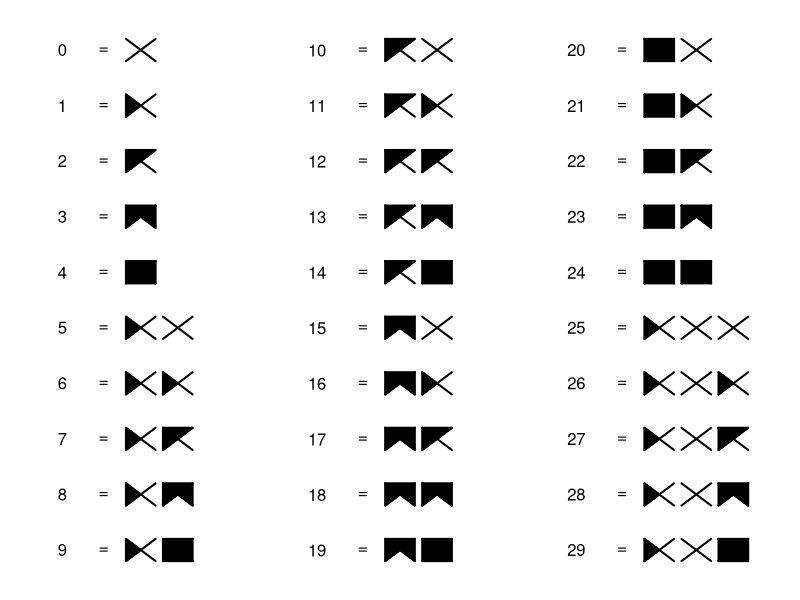
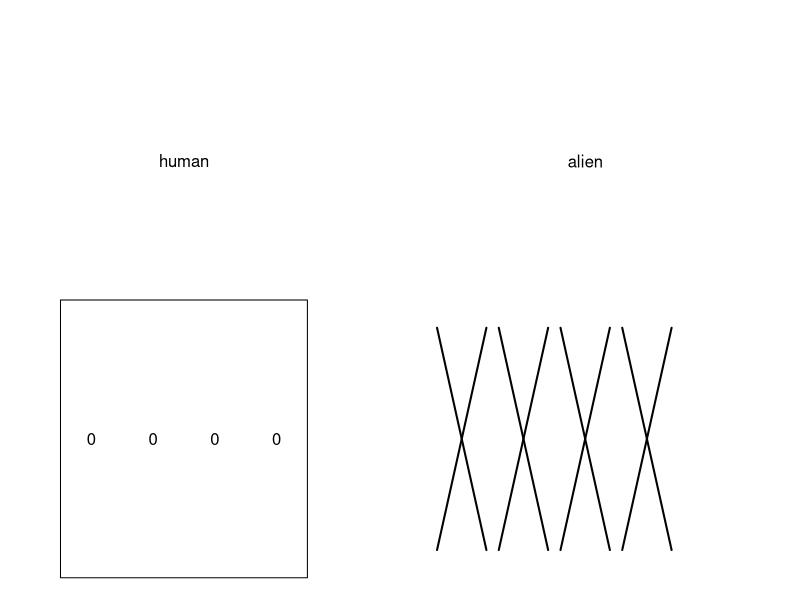
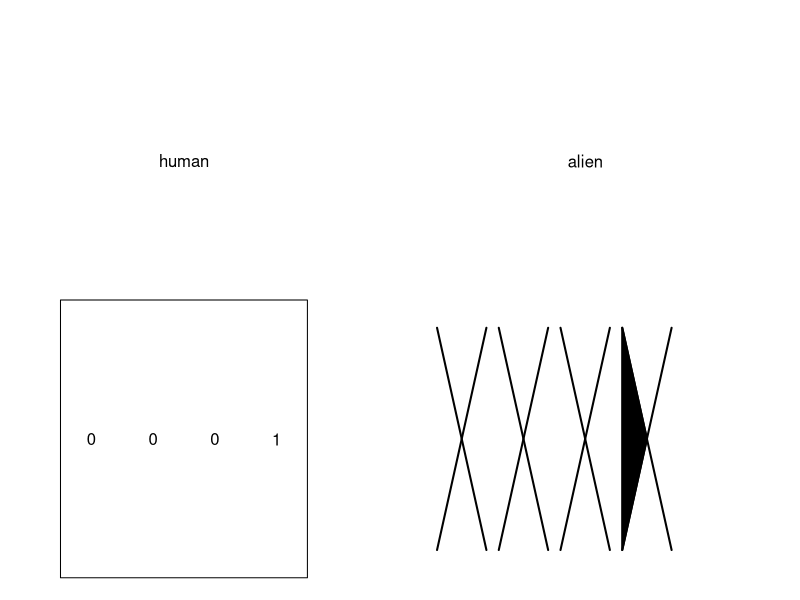
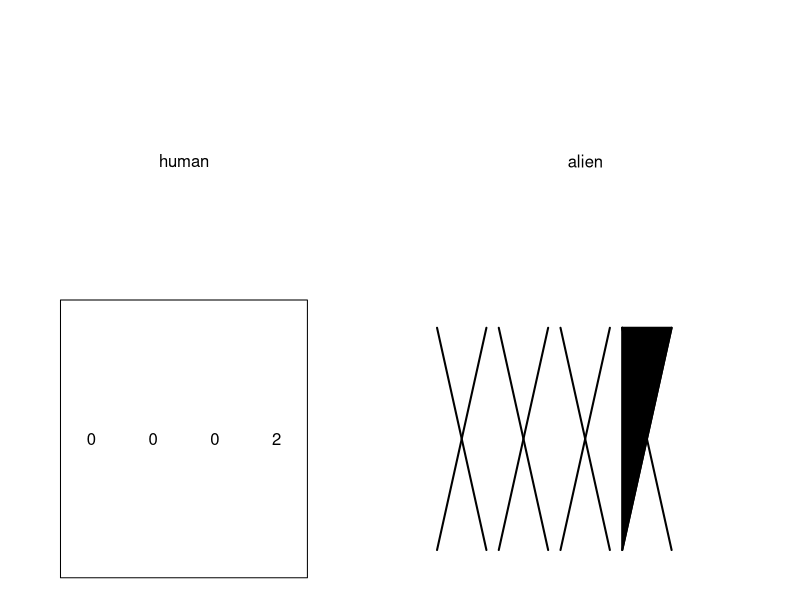
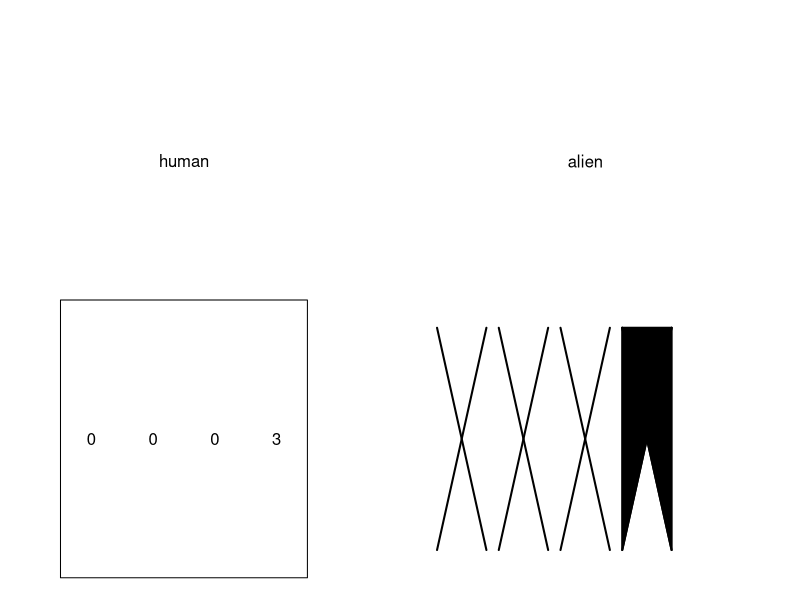
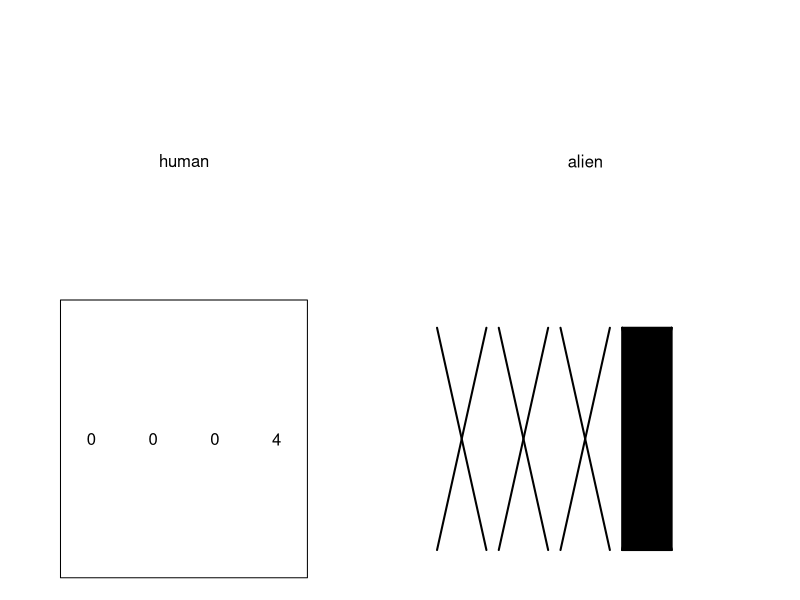
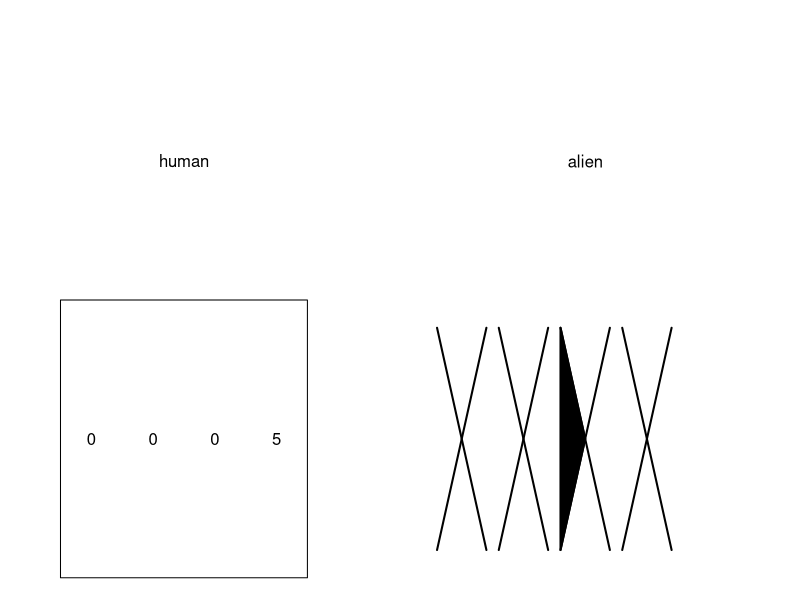
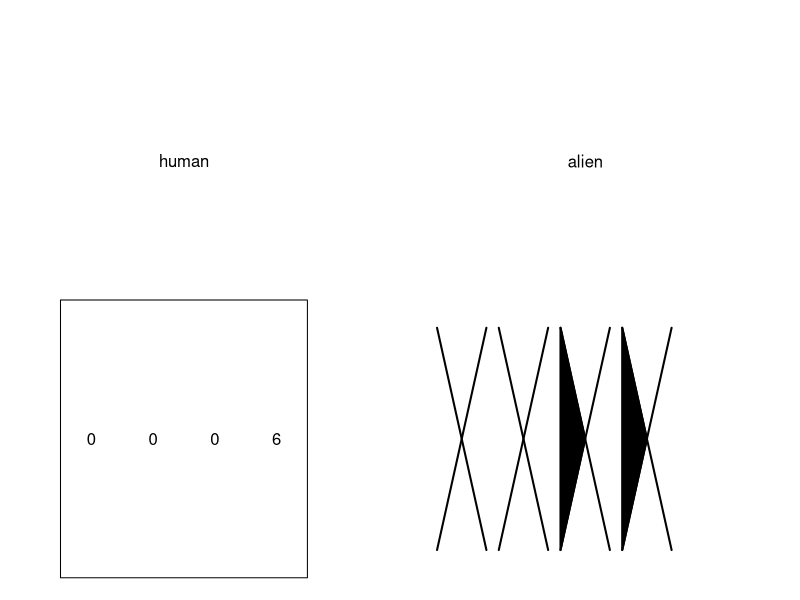

Recreate these plots in R, in order.
## ---- chunk 1
options(scipen=99)
b = 5
while(T){
    ndigs = sample(5:7,1)
    digits = c(sample(1:(b-1),1),sample(0:(b-1),ndigs-1,T))
    if(length(unique(digits))==b){break}
}
tot = 0
for(i in 1:ndigs){
    tot = tot + digits[i]*b^(ndigs-i)
}

aldig = function(x=0,y=0,n=0,r=0.4,lwd=2){
    xs = c(x-r,x-r,x+r,x+r,x-r)
    ys = c(y-r,y+r,y+r,y-r,y-r)
    if(n>0){
        for(i in 1:n){
            polygon(c(xs[i:(i+1)],x),c(ys[i:(i+1)],y),col="black",lwd=lwd)
        }
    }
    lines(c(x-r,x+r),c(y-r,y+r),lwd=lwd)
    lines(c(x-r,x+r),c(y+r,y-r),lwd=lwd)
}

aln = function(xlc=0,ylc=0,digs=c(2,1,0),r=0.4,lwd=2,deltax=1){
    for(i in 1:length(digs)){
        aldig(xlc+deltax*(i-1),ylc,digs[i],r=r,lwd=lwd)
    }
}

zaln = function(xlc=0,ylc=0,digs=c(2,1,0),r=0.4,lwd=2,deltax=1,nd=6){
    nlz = max(c(nd-length(digs),0))
    ddd = c(rep(0,nlz),digs)
    for(i in 1:length(ddd)){
        aldig(xlc+deltax*(i-1),ylc,ddd[i],r=r,lwd=lwd)
    }
}

adig = function(n,b){
    if(n>0){
        greatest_pow = floor(log(n)/log(b))
    } else {
        return(0)
    }
    tot = n
    digs = numeric()
    for(i in greatest_pow:0){
        dig = tot %/% (b^i)
        digs = c(digs,dig)
        tot = tot-dig*b^i
    }
    return(digs)
}


## ---- chunk 2

par(mar=c(0,0,0,0))
plot(0,0,"n",axes=F,ann=F,xlim=c(0,20),ylim=c(0,20))
ccen = c(2,9,16)
for(i in 0:29){
    col = i%/%10
    row = i%%10
    # dd = adig(i,b)
    text(ccen[col+1],20-row*2-1,"=")
    text(ccen[col+1]-1,20-row*2-1,i,adj=1)
    dd = adig(i,b)
    aln(ccen[col+1]+1,20-row*2-1,dd)
}

## ---- chunk 3
par(mar=c(0,0,0,0))

for(i in 0:100){
    plot(0,0,"n",axes=F,ann=F,xlim=c(0,12),ylim=c(0,2))
    text(2.5,1.5,"human")
    thos = i %/% 1000
    huns = (i-thos*1000) %/% 100
    tens = (i-thos*1000-huns*100) %/% 10
    ones = i-thos*1000-huns*100-tens*10
    text(1,0.5,thos)
    text(2,0.5,huns)
    text(3,0.5,tens)
    text(4,0.5,ones)
    polygon(c(0.5,4.5,4.5,0.5),c(0,0,1,1))
    dd = adig(i,b)
    text(9,1.5,"alien")
    zaln(7,0.5,dd,r=0.4,nd = 4)
}




## ---- chunk 4
par(mar=c(0,0,0,0))
plot(0,0,"n",axes=F,ann=F,xlim=c(0,9),ylim=c(0,1))
for(i in 1:ndigs){
    aln(i,0.5,digits[i],r=0.4,lwd=4)
}
